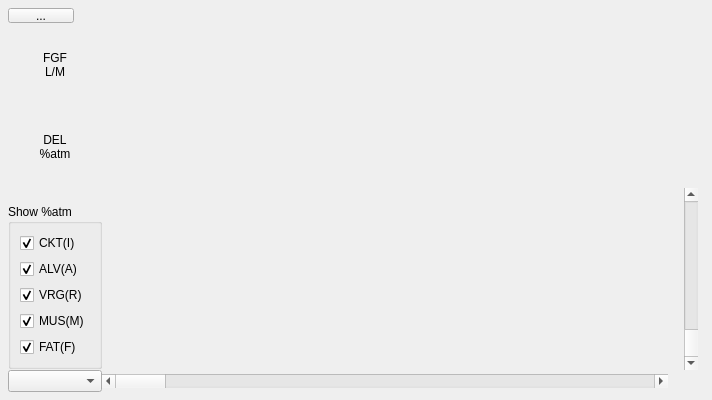
<?xml version="1.0" encoding="UTF-8"?>
<ui version="4.0">
 <class>GasGraphView</class>
 <widget class="QWidget" name="GasGraphView">
  <property name="geometry">
   <rect>
    <x>0</x>
    <y>0</y>
    <width>712</width>
    <height>400</height>
   </rect>
  </property>
  <property name="sizePolicy">
   <sizepolicy hsizetype="Preferred" vsizetype="Preferred">
    <horstretch>0</horstretch>
    <verstretch>0</verstretch>
   </sizepolicy>
  </property>
  <property name="minimumSize">
   <size>
    <width>0</width>
    <height>0</height>
   </size>
  </property>
  <property name="windowTitle">
   <string>Graphs</string>
  </property>
  <layout class="QGridLayout">
   <property name="margin">
    <number>8</number>
   </property>
   <property name="spacing">
    <number>0</number>
   </property>
   <item row="1" column="0">
    <layout class="QVBoxLayout">
     <property name="spacing">
      <number>0</number>
     </property>
     <property name="margin">
      <number>0</number>
     </property>
     <item>
      <spacer>
       <property name="orientation">
        <enum>Qt::Vertical</enum>
       </property>
       <property name="sizeType">
        <enum>QSizePolicy::Minimum</enum>
       </property>
       <property name="sizeHint" stdset="0">
        <size>
         <width>0</width>
         <height>0</height>
        </size>
       </property>
      </spacer>
     </item>
     <item>
      <widget class="QLabel" name="lFGF">
       <property name="text">
        <string>FGF
L/M</string>
       </property>
       <property name="alignment">
        <set>Qt::AlignCenter</set>
       </property>
      </widget>
     </item>
     <item>
      <spacer>
       <property name="orientation">
        <enum>Qt::Vertical</enum>
       </property>
       <property name="sizeType">
        <enum>QSizePolicy::Minimum</enum>
       </property>
       <property name="sizeHint" stdset="0">
        <size>
         <width>0</width>
         <height>0</height>
        </size>
       </property>
      </spacer>
     </item>
    </layout>
   </item>
   <item row="1" column="1">
    <widget class="GasGraph" name="m_FGFGraph" native="true">
     <property name="sizePolicy">
      <sizepolicy hsizetype="Expanding" vsizetype="Preferred">
       <horstretch>0</horstretch>
       <verstretch>1</verstretch>
      </sizepolicy>
     </property>
     <property name="RMarginPct" stdset="0">
      <number>3</number>
     </property>
     <property name="TMarginPct" stdset="0">
      <number>5</number>
     </property>
     <property name="BMarginPct" stdset="0">
      <number>30</number>
     </property>
     <property name="LMarginPct" stdset="0">
      <number>17</number>
     </property>
    </widget>
   </item>
   <item row="2" column="0">
    <layout class="QVBoxLayout">
     <property name="spacing">
      <number>0</number>
     </property>
     <property name="margin">
      <number>0</number>
     </property>
     <item>
      <spacer>
       <property name="orientation">
        <enum>Qt::Vertical</enum>
       </property>
       <property name="sizeType">
        <enum>QSizePolicy::Minimum</enum>
       </property>
       <property name="sizeHint" stdset="0">
        <size>
         <width>67</width>
         <height>0</height>
        </size>
       </property>
      </spacer>
     </item>
     <item>
      <widget class="QLabel" name="lDEL">
       <property name="text">
        <string>DEL
%atm</string>
       </property>
       <property name="alignment">
        <set>Qt::AlignCenter</set>
       </property>
      </widget>
     </item>
     <item>
      <spacer>
       <property name="orientation">
        <enum>Qt::Vertical</enum>
       </property>
       <property name="sizeType">
        <enum>QSizePolicy::Minimum</enum>
       </property>
       <property name="sizeHint" stdset="0">
        <size>
         <width>67</width>
         <height>0</height>
        </size>
       </property>
      </spacer>
     </item>
    </layout>
   </item>
   <item row="2" column="1">
    <widget class="GasGraph" name="m_DELGraph" native="true">
     <property name="sizePolicy">
      <sizepolicy hsizetype="Expanding" vsizetype="Preferred">
       <horstretch>0</horstretch>
       <verstretch>1</verstretch>
      </sizepolicy>
     </property>
     <property name="RMarginPct" stdset="0">
      <number>3</number>
     </property>
     <property name="TMarginPct" stdset="0">
      <number>5</number>
     </property>
     <property name="BMarginPct" stdset="0">
      <number>30</number>
     </property>
     <property name="LMarginPct" stdset="0">
      <number>17</number>
     </property>
    </widget>
   </item>
   <item row="3" column="0">
    <layout class="QVBoxLayout">
     <property name="spacing">
      <number>0</number>
     </property>
     <property name="margin">
      <number>0</number>
     </property>
     <item>
      <widget class="QLabel" name="agent">
       <property name="sizePolicy">
        <sizepolicy hsizetype="Preferred" vsizetype="Fixed">
         <horstretch>0</horstretch>
         <verstretch>0</verstretch>
        </sizepolicy>
       </property>
       <property name="alignment">
        <set>Qt::AlignCenter|Qt::AlignHCenter|Qt::AlignLeading|Qt::AlignLeft|Qt::AlignVCenter</set>
       </property>
      </widget>
     </item>
     <item>
      <widget class="QGroupBox" name="groupBox">
       <property name="sizePolicy">
        <sizepolicy hsizetype="Preferred" vsizetype="Maximum">
         <horstretch>0</horstretch>
         <verstretch>0</verstretch>
        </sizepolicy>
       </property>
       <property name="title">
        <string>Show %atm</string>
       </property>
       <layout class="QVBoxLayout">
        <item>
         <widget class="QCheckBox" name="checkBoxCKT">
          <property name="minimumSize">
           <size>
            <width>0</width>
            <height>0</height>
           </size>
          </property>
          <property name="text">
           <string>CKT(I)</string>
          </property>
          <property name="checked">
           <bool>true</bool>
          </property>
         </widget>
        </item>
        <item>
         <widget class="QCheckBox" name="checkBoxALV">
          <property name="text">
           <string>ALV(A)</string>
          </property>
          <property name="checked">
           <bool>true</bool>
          </property>
         </widget>
        </item>
        <item>
         <widget class="QCheckBox" name="checkBoxVRG">
          <property name="text">
           <string>VRG(R)</string>
          </property>
          <property name="checked">
           <bool>true</bool>
          </property>
         </widget>
        </item>
        <item>
         <widget class="QCheckBox" name="checkBoxMUS">
          <property name="text">
           <string>MUS(M)</string>
          </property>
          <property name="checked">
           <bool>true</bool>
          </property>
         </widget>
        </item>
        <item>
         <widget class="QCheckBox" name="checkBoxFAT">
          <property name="text">
           <string>FAT(F)</string>
          </property>
          <property name="checked">
           <bool>true</bool>
          </property>
         </widget>
        </item>
       </layout>
      </widget>
     </item>
    </layout>
   </item>
   <item row="3" column="1">
    <widget class="GasGraph" name="m_IARMGraph" native="true">
     <property name="sizePolicy">
      <sizepolicy hsizetype="Expanding" vsizetype="Preferred">
       <horstretch>0</horstretch>
       <verstretch>2</verstretch>
      </sizepolicy>
     </property>
     <property name="cursor">
      <cursorShape>PointingHandCursor</cursorShape>
     </property>
     <property name="RMarginPct" stdset="0">
      <number>3</number>
     </property>
     <property name="TMarginPct" stdset="0">
      <number>5</number>
     </property>
     <property name="BMarginPct" stdset="0">
      <number>20</number>
     </property>
     <property name="LabelChar0" stdset="0">
      <number>70</number>
     </property>
     <property name="LabelChar1" stdset="0">
      <number>77</number>
     </property>
     <property name="LabelChar2" stdset="0">
      <number>82</number>
     </property>
     <property name="LabelChar3" stdset="0">
      <number>65</number>
     </property>
     <property name="LabelChar4" stdset="0">
      <number>73</number>
     </property>
     <property name="Vals" stdset="0">
      <number>5</number>
     </property>
     <property name="LMarginPct" stdset="0">
      <number>17</number>
     </property>
    </widget>
   </item>
   <item row="3" column="2">
    <spacer>
     <property name="orientation">
      <enum>Qt::Horizontal</enum>
     </property>
     <property name="sizeType">
      <enum>QSizePolicy::Fixed</enum>
     </property>
     <property name="sizeHint" stdset="0">
      <size>
       <width>16</width>
       <height>182</height>
      </size>
     </property>
    </spacer>
   </item>
   <item row="3" column="4">
    <widget class="QScrollBar" name="CKTscroll">
     <property name="sizePolicy">
      <sizepolicy hsizetype="Fixed" vsizetype="Preferred">
       <horstretch>0</horstretch>
       <verstretch>0</verstretch>
      </sizepolicy>
     </property>
     <property name="orientation">
      <enum>Qt::Vertical</enum>
     </property>
     <property name="invertedAppearance">
      <bool>true</bool>
     </property>
    </widget>
   </item>
   <item row="4" column="0">
    <widget class="QComboBox" name="viewComboBox"/>
   </item>
   <item row="4" column="1">
    <widget class="QScrollBar" name="hsbGraph">
     <property name="focusPolicy">
      <enum>Qt::StrongFocus</enum>
     </property>
     <property name="orientation">
      <enum>Qt::Horizontal</enum>
     </property>
    </widget>
   </item>
   <item row="4" column="4">
    <spacer>
     <property name="orientation">
      <enum>Qt::Horizontal</enum>
     </property>
     <property name="sizeType">
      <enum>QSizePolicy::Fixed</enum>
     </property>
     <property name="sizeHint" stdset="0">
      <size>
       <width>20</width>
       <height>20</height>
      </size>
     </property>
    </spacer>
   </item>
   <item row="0" column="0" colspan="2">
    <widget class="QToolButton" name="bt_coll">
     <property name="sizePolicy">
      <sizepolicy hsizetype="Fixed" vsizetype="Fixed">
       <horstretch>0</horstretch>
       <verstretch>0</verstretch>
      </sizepolicy>
     </property>
     <property name="minimumSize">
      <size>
       <width>66</width>
       <height>0</height>
      </size>
     </property>
     <property name="maximumSize">
      <size>
       <width>16777215</width>
       <height>15</height>
      </size>
     </property>
     <property name="text">
      <string>...</string>
     </property>
    </widget>
   </item>
  </layout>
 </widget>
 <customwidgets>
  <customwidget>
   <class>GasGraph</class>
   <extends>QWidget</extends>
   <header>gasgraph.h</header>
  </customwidget>
 </customwidgets>
 <resources/>
 <connections/>
</ui>
